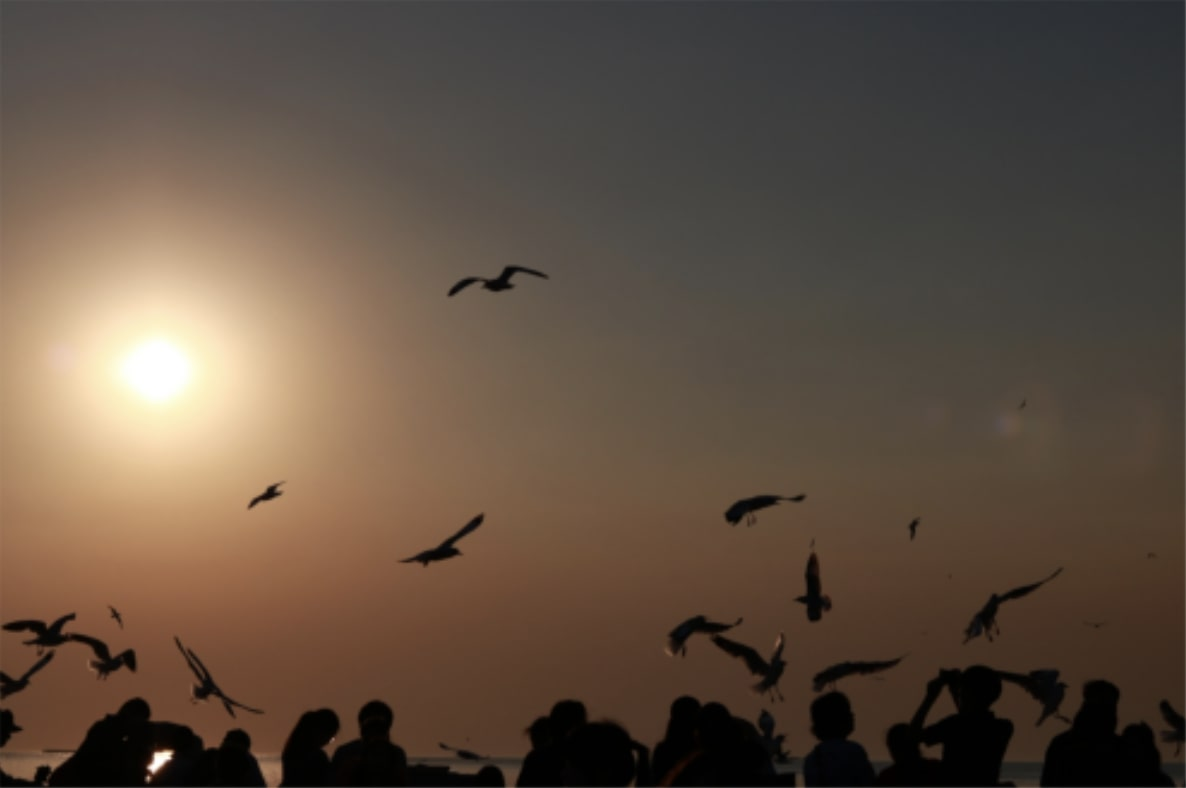
#> input picture Lab1_image-representation/img/image2.jpg, 1186 x 788 px
$ jupyter execute Lab1_1.ipynb   (shell and % lines are left out)
#> lines starting #> are read from the running program, lines starting #| are printed output that depends on the picture
# **Lab 1.1 Image Representation**

[cell 1]
import cv2
import numpy as np
import math
import matplotlib.image as mpimg
import matplotlib.pyplot as plt
import mpl_toolkits

from matplotlib import pyplot as plt
from mpl_toolkits.mplot3d import Axes3D

## **Image Color Order with different libraries**
In this part, you will explore how different libraries interpret and display image colors. Specifically, you will compare Matplotlib and OpenCV libraries for image loading and display.

**Load and Display Images:**
   - Load an image using both Matplotlib `plt.imread()` and OpenCV `cv2.imread()` libraries.
   - Display the images side by side using Matplotlib.

**HINT** : `plt.imread()`,`cv2.imread()`,`fig, axs = plt.subplots(1, 2)`
<details>

<summary>
<font size="3" color="orange">
<b>Expected output</b>
</font>
</summary>

- The output should resemble this, but not be identical

</details>

[cell 2]
### START CODE HERE ###
# link_image = "./image.jpg"
# link_image = "./asset/1-3.png"
link_image = "./img/image2.jpg"
mpl_img = plt.imread(link_image)
#> mpl_img is the input picture: shape (788, 1186, 3); mean R, G, B 95.2, 79.6, 66.3
cv_img = cv2.imread(link_image)

fig, axs = plt.subplots(1, 2)

axs[0].imshow(mpl_img)
axs[0].set_title('Matplotlib Image')
axs[0].axis('off')

axs[1].imshow(cv_img)
axs[1].set_title('OpenCV Image')
axs[1].axis('off')

plt.show()
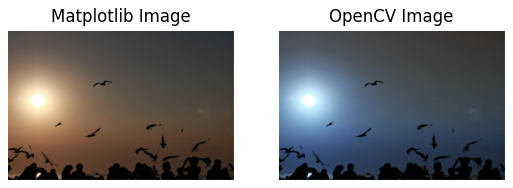
#> figure drawn by matplotlib, 2 panels; B, G, R data is drawn as R, G, B
### END CODE HERE ###

### Opencv [BGR] vs Matplotlib [RGB]
Examine the grayscale representations of individual color channels for each library.
***PLEASE use direct slicing method***

<details>

<summary>
<font size="3" color="orange">
<b>Expected output</b>
</font>
</summary>

- The output should resemble this, but not be identical

</details>

[cell 3]
### START CODE HERE ###
fig, axs = plt.subplots(2, 4, figsize=(12, 6))
axs[0,0].imshow(mpl_img)
axs[0,0].set_ylabel('Matplotlib Image')
# axs[0,0].axis('off')

axs[1,0].imshow(cv_img)
axs[1,0].set_ylabel('OpenCV Image')
# axs[1,0].axis('off')

for i in range(2):
    axs[i, 0].set_xticks([])
    axs[i, 0].set_yticks([])

name_map = {
    'mpl': 'RGB',
    'cv': 'BGR'
}

for i in range(1, 4):
    axs[0, i].set_title(name_map['mpl'][i-1])
    axs[0, i].imshow(mpl_img[:, :, i-1], cmap='viridis')
    axs[0, i].axis('off')

for i in range(1, 4):
    axs[1, i].set_title(name_map['cv'][i-1])
    axs[1, i].imshow(cv_img[:, :, i-1], cmap='viridis')
    axs[1, i].axis('off')


plt.show()
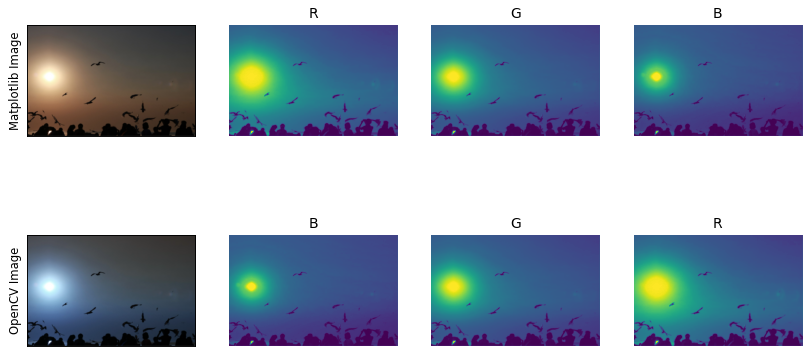
#> figure drawn by matplotlib, 8 panels; B, G, R data is drawn as R, G, B
### END CODE HERE ###

##### Opencv BGR -> RGB
Compare the images displayed after conversion using both methods (`cv2.cvtColor()` and `direct slicing`).

Use `cv2.cvtColor()`
<details>

<summary>
<font size="3" color="orange">
<b>Expected output</b>
</font>
</summary>

- The output should resemble this, but not be identical

</details>

[cell 4]
### START CODE HERE ###

fig, axs = plt.subplots(1, 1)
axs.imshow(cv2.cvtColor(cv_img, cv2.COLOR_BGR2RGB))

plt.show()
### END CODE HERE ###

Use `direct slicing method (array[...])`
<details>

<summary>
<font size="3" color="orange">
<b>Expected output</b>
</font>
</summary>

- The output should resemble this, but not be identical

</details>

[cell 5]
### START CODE HERE ###
fig, axs = plt.subplots(1, 1, figsize=(12, 6))
axs.imshow(cv_img[..., ::-1])

plt.show()
### END CODE HERE ###

## **Image Reshape**

Implement the code to tranform the image from ***channels last (HWC) to channels first (CHW)***.<br>

**NumPy Transpose**<br>
Compare the difference between :
- `np.transpose()`
- `np.transpose(,(2,0,1))`

<details>

<summary>
<font size="3" color="orange">
<b>Expected output</b>
</font>
</summary>

- The output should resemble this, but not be identical
- The image display only the Red channel.

```
np.transpose(mpl_img) => Before : (3265, 4898, 3) | After : (3, 4898, 3265)
np.transpose(mpl_img,(2,0,1)) => Before : (3265, 4898, 3) | After : (3, 3265, 4898)
```

</details>

[cell 6]
### START CODE HERE ###

reshaped_trade_trans = np.transpose(mpl_img)
print('np.transpose(mpl_img) => Before :',mpl_img.shape,'| After :',reshaped_trade_trans.shape)
#| np.transpose(mpl_img) => Before : (788, 1186, 3) | After : (3, 1186, 788)


reshaped_trans = np.transpose(mpl_img, (2, 0, 1))
print('np.transpose(mpl_img,(2,0,1)) => Before :',mpl_img.shape,'| After :',reshaped_trans.shape)
#| np.transpose(mpl_img,(2,0,1)) => Before : (788, 1186, 3) | After : (3, 788, 1186)

fig, axs = plt.subplots(1, 3, figsize=(12, 6))
axs[0].imshow(mpl_img[..., 0], cmap='gray')
axs[0].set_title('Before')
axs[0].axis('off')

axs[1].imshow(reshaped_trade_trans[0], cmap='gray')
axs[1].set_title('np.transpose(mpl_img)')
axs[1].axis('off')

axs[2].imshow(reshaped_trans[0], cmap='gray')
axs[2].set_title('np.transpose(mpl_img,(2, 0, 1))')
axs[2].axis('off')

plt.show()
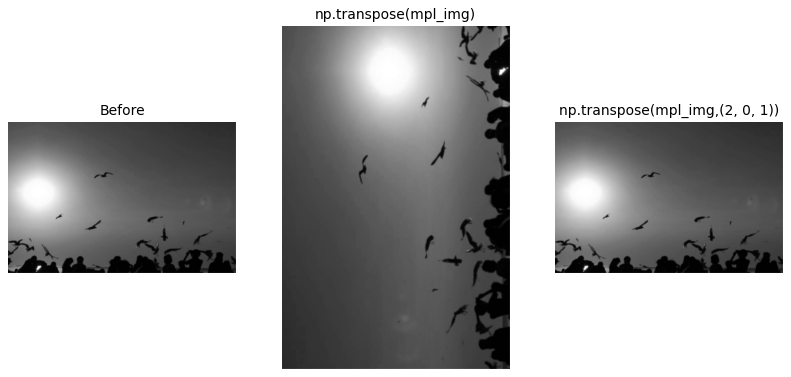
#> figure drawn by matplotlib, 3 panels
### END CODE HERE ###

If you code work properly, the cell below should run without error.

[cell 7]
assert reshaped_trade_trans.shape == (mpl_img.shape[2], mpl_img.shape[1], mpl_img.shape[0]), \
    f"Error: Shape mismatch after traditional transpose. Expected {(mpl_img.shape[1], mpl_img.shape[0], mpl_img.shape[2])}, got {reshaped_trade_trans.shape}"
print("Assertion for traditional transpose passed successfully.")

assert reshaped_trans.shape == (mpl_img.shape[2], mpl_img.shape[0], mpl_img.shape[1]), \
    f"Error: Shape mismatch after specified transpose. Expected {(mpl_img.shape[2], mpl_img.shape[0], mpl_img.shape[1])}, got {reshaped_trans.shape}"
print("Assertion for specified transpose passed successfully.")

**NumPy Reshape**

Use `np.reshape()`. Ensure the new shape is (3, height, width).
<details>

<summary>
<font size="3" color="orange">
<b>Expected output</b>
</font>
</summary>

- The output should resemble this, but not be identical
- The image display only the Red channel.

```
Before : (3265, 4898, 3) | After : (3, 3265, 4898)
```

</details>

[cell 8]
### START CODE HERE ###
reshaped_reshape = np.reshape(mpl_img, (mpl_img.shape[2], mpl_img.shape[0], mpl_img.shape[1]))
print('Before :',mpl_img.shape,'| After :',reshaped_reshape.shape)
#| Before : (788, 1186, 3) | After : (3, 788, 1186)

fig, axs = plt.subplots(1, 2)
axs[0].imshow(mpl_img[..., 0], cmap='gray')
axs[0].set_title('Before')
axs[0].axis('off')

axs[1].imshow(reshaped_reshape[2], cmap='gray')
axs[1].set_title('np.reshape(mpl_img,' + str(reshaped_reshape.shape) + ')')
axs[1].axis('off')

plt.show()
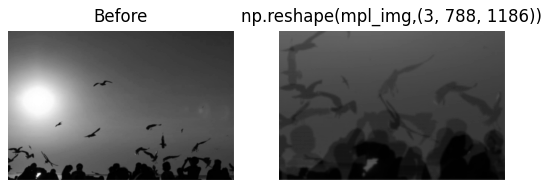
#> figure drawn by matplotlib, 2 panels

### END CODE HERE ###

If you code work properly, the cell below should run without error.

[cell 9]
assert reshaped_reshape.shape == (mpl_img.shape[2], mpl_img.shape[0], mpl_img.shape[1]), \
    f"Error: Shape mismatch after reshape. Expected {(mpl_img.shape[2], mpl_img.shape[0], mpl_img.shape[1])}, got {reshaped_reshape.shape}"
print("Assertion for reshape passed successfully.")

**NumPy moveaxis**

Use `np.moveaxis` to move the channels axis from the last position to the first.
<details>

<summary>
<font size="3" color="orange">
<b>Expected output</b>
</font>
</summary>

- The output should resemble this, but not be identical
- The image display only the Red channel.

```
Before : (3265, 4898, 3) | After : (3, 3265, 4898)
```

</details>

[cell 10]
### START CODE HERE ###
reshaped_mvx = np.moveaxis(mpl_img, -1, 0)
print('Before :',mpl_img.shape,'| After :',reshaped_mvx.shape)
#| Before : (788, 1186, 3) | After : (3, 788, 1186)

fig, axs = plt.subplots(1, 2)
axs[0].imshow(mpl_img[..., 0], cmap='gray')
axs[0].set_title('Before')
axs[0].axis('off')

axs[1].imshow(reshaped_mvx[0], cmap='gray')
axs[1].set_title('np.moveaxis(mpl_img, -1, 0)')
axs[1].axis('off')

plt.show()
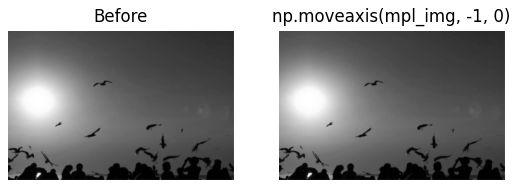
#> figure drawn by matplotlib, 2 panels

### END CODE HERE ###

If you code work properly, the cell below should run without error.

## **Reduce Bit Depth using Quantization**
In this part, you will explore how to reduce the bit depth of an image using quantization. Quantization is a technique used to map pixel values from a continuous range to a smaller set of discrete values, effectively reducing the number of bits used to represent each pixel.
$$
\begin{align*}
Q_{level} &= 2^{bit dept-1}\\
Q &= floor(NormValue(S_i) * Q_{level})\\
Q &= floor((\frac{S_i-S_{min}}{S_{max}-S_{min}})*Q_{level})
\end{align*}
$$

Please complete the function below.

<details>

<summary>
<font size="3" color="orange">
<b>Expected output</b>
</font>
</summary>

- The output should resemble this, but not be identical

</details>

[cell 11]
assert reshaped_mvx.shape == (mpl_img.shape[2], mpl_img.shape[0], mpl_img.shape[1]), \
    f"Error: Shape mismatch after np.moveaxis. Expected {(mpl_img.shape[2], mpl_img.shape[0], mpl_img.shape[1])}, got {reshaped_mvx.shape}"
print("Assertion for np.moveaxis passed successfully.")

[cell 12]
### START CODE HERE ###
def quantize(img, bit_dept):
    min_img = np.min(img)
    max_img = np.max(img)
    # print('min_img:', min_img, '| max_img:', max_img)
    max_val = 2 ** bit_dept - 1
    quantized_img = np.floor(((img - min_img) / (max_img - min_img)) * max_val)
    # print('img:', img)
    # print('max_val:', max_val, '| quantized_img:', quantized_img)
    return quantized_img.astype(np.uint8)

### END CODE HERE ###

[cell 13]
### START CODE HERE ###
gray_img = cv2.cvtColor(cv_img, cv2.COLOR_RGB2GRAY)
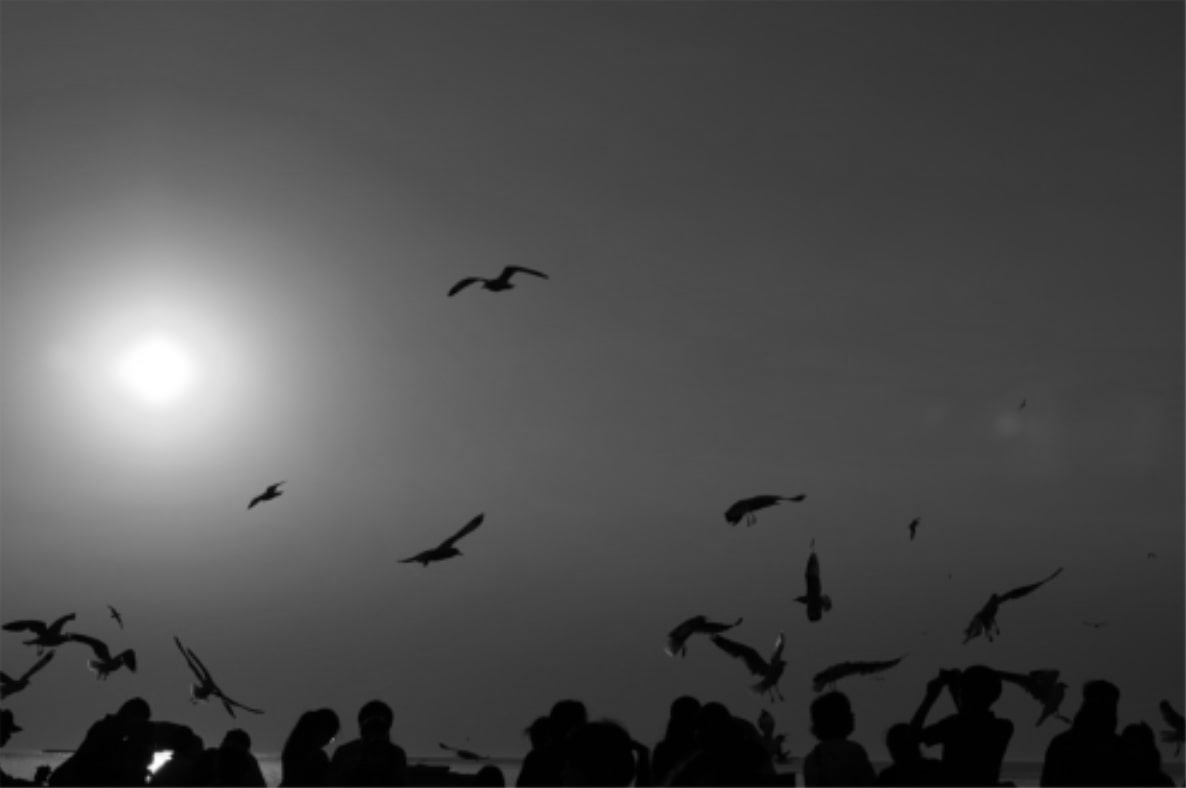
#> gray_img: shape (788, 1186); min 0, max 255, mean 77.4
bd8 = quantize(gray_img, 8)
#> in quantize, `min_img = np.min(img)`: min_img = 0
#> in quantize, `max_img = np.max(img)`: max_img = 255
bd4 = quantize(gray_img, 4)

fig, axs = plt.subplots(1, 2)
axs[0].imshow(bd8, cmap='gray')
axs[0].set_title('bit dept = 8')
axs[0].axis('off')

axs[1].imshow(bd4, cmap='gray')
axs[1].set_title('bit dept = 4')
axs[1].axis('off')

plt.show()

### END CODE HERE ###

If you code work properly, the cell below should run without error.

[cell 14]
max_value_bd8 = 2**8 - 1
max_value_bd4 = 2**4 - 1

assert np.min(bd8) >= 0 and np.max(bd8) <= max_value_bd8, \
    f"Error: Values in bd8 are out of expected range 0-{max_value_bd8}. Got min={np.min(bd8)}, max={np.max(bd8)}"
assert np.min(bd4) >= 0 and np.max(bd4) <= max_value_bd4, \
    f"Error: Values in bd4 are out of expected range 0-{max_value_bd4}. Got min={np.min(bd4)}, max={np.max(bd4)}"

## **3D Image Surface**

use `plot_surface()` to plot the image in 3D space, where the z-axis represents the normalized pixel intensity values.

<details>

<summary>
<font size="3" color="orange">
<b>Expected output</b>
</font>
</summary>

- The output should resemble this, but not be identical

</details>

[cell 15]
### START CODE HERE ###
cv_img_gray = cv2.cvtColor(cv_img, cv2.COLOR_BGR2GRAY)


fig = plt.figure()
axs = fig.add_subplot(111, projection='3d')

X = np.arange(0, cv_img_gray.shape[1], 1)  # Width
#> X = 1186 values from 0 to 1185
Y = np.arange(0, cv_img_gray.shape[0], 1)  # Height
#> Y = 788 values from 0 to 787
X, Y = np.meshgrid(X, Y)

print(cv_img_gray.shape)
#| (788, 1186)
min_img = np.min(cv_img_gray)
#> min_img = 0
max_img = np.max(cv_img_gray)
#> max_img = 255
norm_img = (cv_img_gray - min_img) / (max_img - min_img)
# print(norm_img)

axs.plot_surface(X, Y, norm_img, cmap='gray')
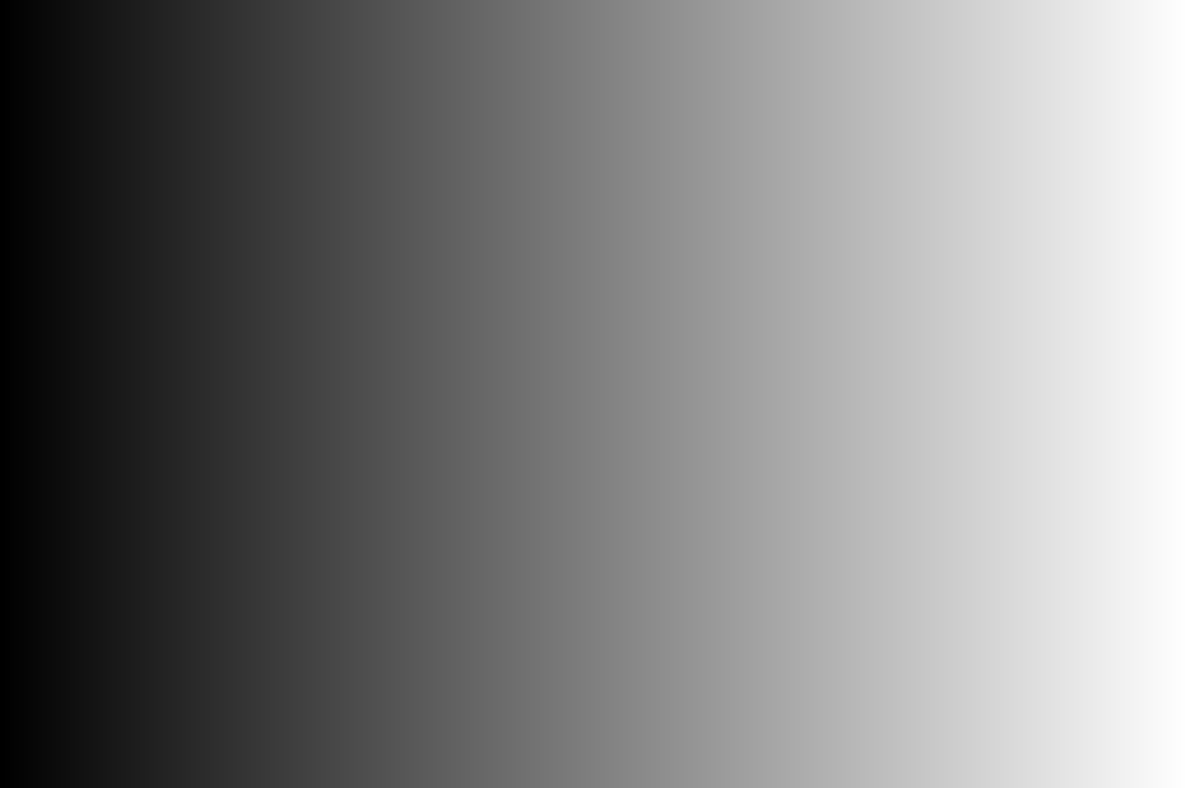
#> X: shape (788, 1186) int64; min 0, max 1185, mean 592.5; drawn with min black and max white

plt.show()
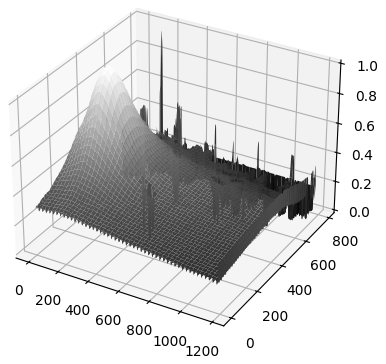
#> figure drawn by matplotlib, 1 panel
### END CODE HERE ###

$ run again, with Lab1_image-representation/image.jpg copied over Lab1_image-representation/img/image2.jpg
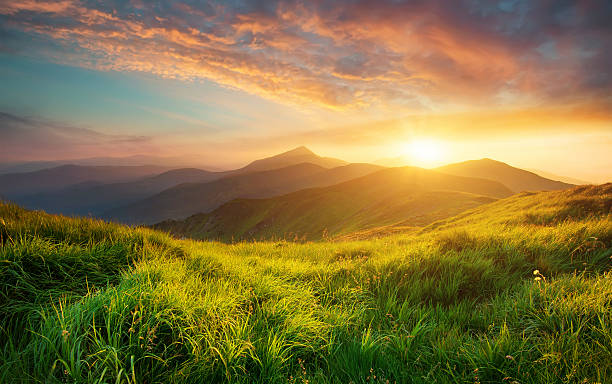
#> input picture Lab1_image-representation/image.jpg, 612 x 384 px
#> mpl_img is the input picture: shape (384, 612, 3); mean R, G, B 134.5, 117.5, 66.6
#| np.transpose(mpl_img) => Before : (384, 612, 3) | After : (3, 612, 384)
#| np.transpose(mpl_img,(2,0,1)) => Before : (384, 612, 3) | After : (3, 384, 612)
#| Before : (384, 612, 3) | After : (3, 384, 612)
#| Before : (384, 612, 3) | After : (3, 384, 612)
#> in quantize, `min_img = np.min(img)`: min_img = 0
#> in quantize, `max_img = np.max(img)`: max_img = 254
#> `cv_img_gray = cv2.cvtColor(cv_img, cv2.COLOR_BGR2GRAY)`:
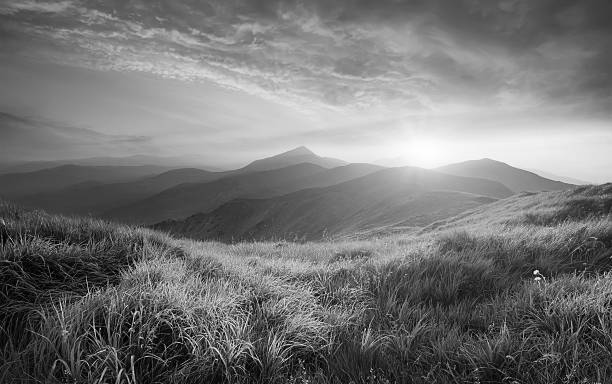
#> cv_img_gray: shape (384, 612); min 0, max 254, mean 116.8
#| (384, 612)
#> `min_img = np.min(cv_img_gray)`: min_img = 0
#> `max_img = np.max(cv_img_gray)`: max_img = 254
#> `plt.show()`:
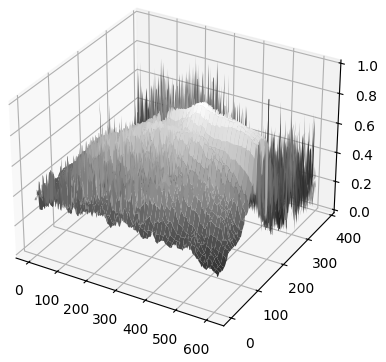
#> figure drawn by matplotlib, 1 panel

$ run again, with Lab1_image-representation/img/im1.jpeg copied over Lab1_image-representation/img/image2.jpg
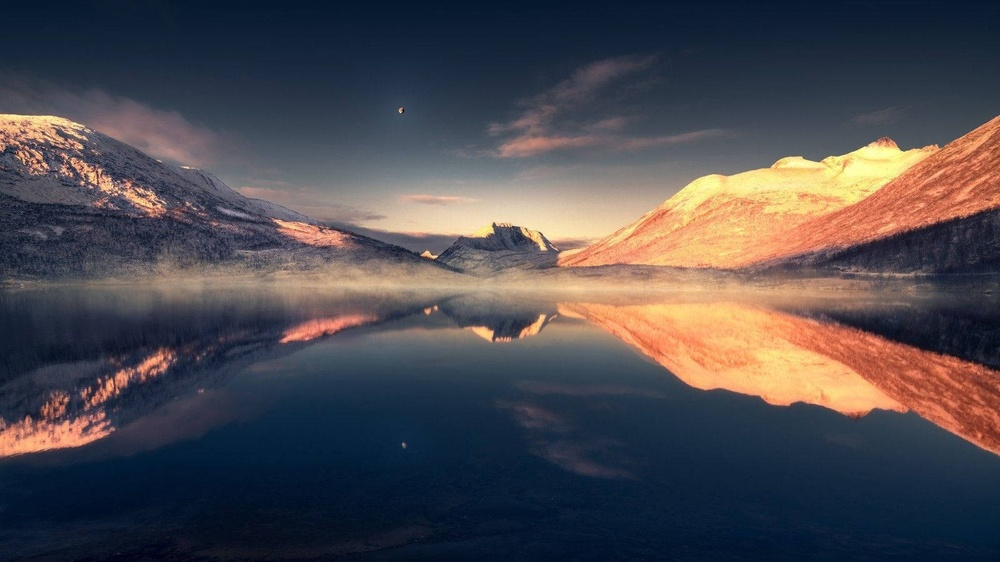
#> input picture Lab1_image-representation/img/im1.jpeg, 1000 x 562 px, shrunk from 1600 x 900 before the run
#> mpl_img is the input picture: shape (562, 1000, 3); mean R, G, B 77.6, 74.1, 79.1
#| np.transpose(mpl_img) => Before : (562, 1000, 3) | After : (3, 1000, 562)
#| np.transpose(mpl_img,(2,0,1)) => Before : (562, 1000, 3) | After : (3, 562, 1000)
#| Before : (562, 1000, 3) | After : (3, 562, 1000)
#| Before : (562, 1000, 3) | After : (3, 562, 1000)
#> in quantize, `min_img = np.min(img)`: min_img = 5
#> in quantize, `max_img = np.max(img)`: max_img = 236
#> `cv_img_gray = cv2.cvtColor(cv_img, cv2.COLOR_BGR2GRAY)`:
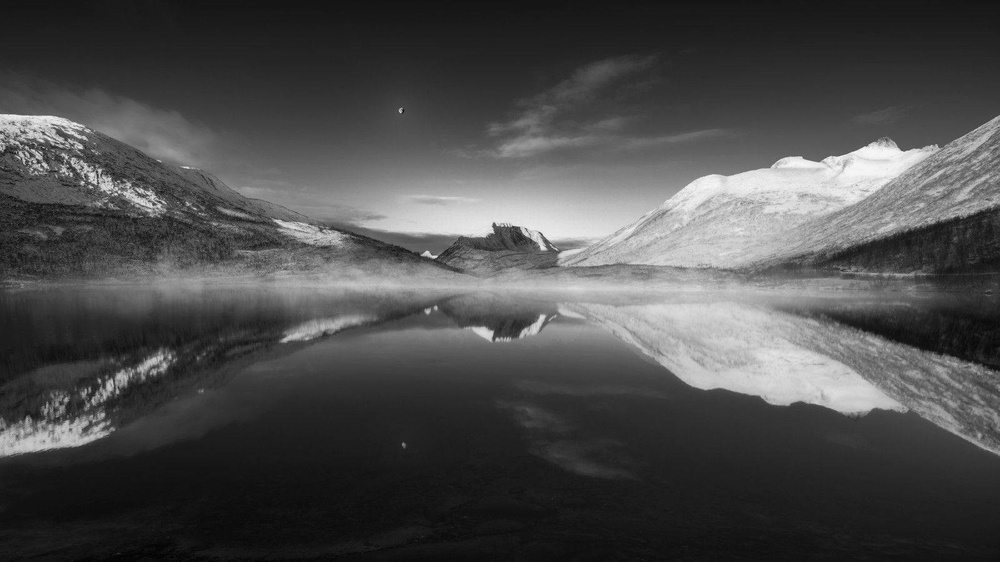
#> cv_img_gray: shape (562, 1000); min 2, max 248, mean 75.7
#| (562, 1000)
#> `min_img = np.min(cv_img_gray)`: min_img = 2
#> `max_img = np.max(cv_img_gray)`: max_img = 248
#> `plt.show()`:
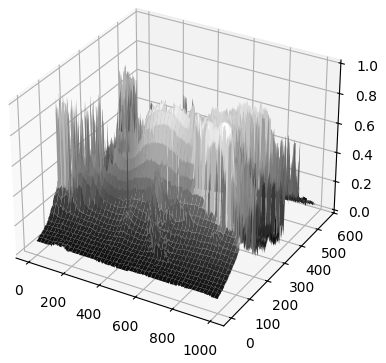
#> figure drawn by matplotlib, 1 panel
